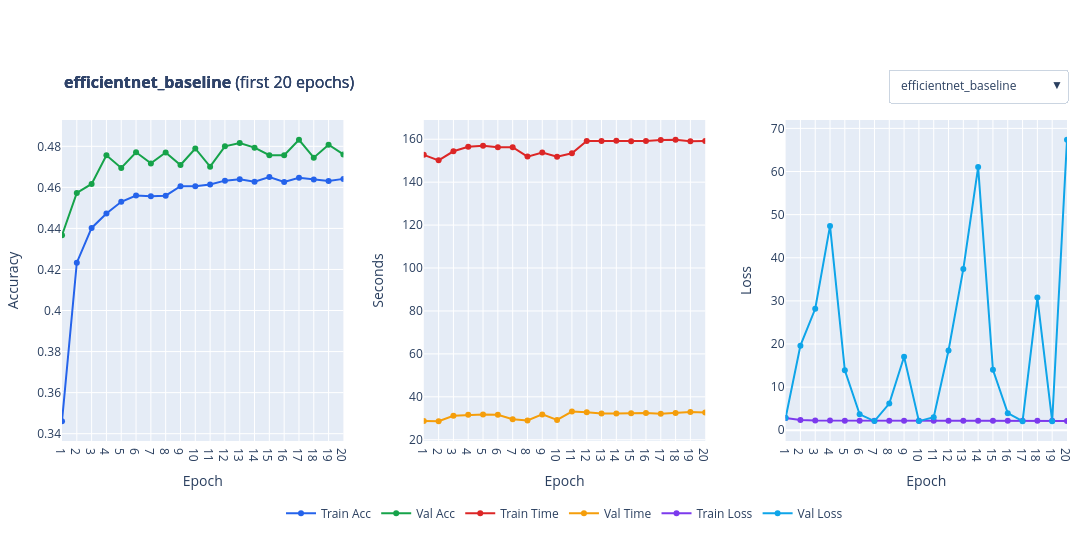
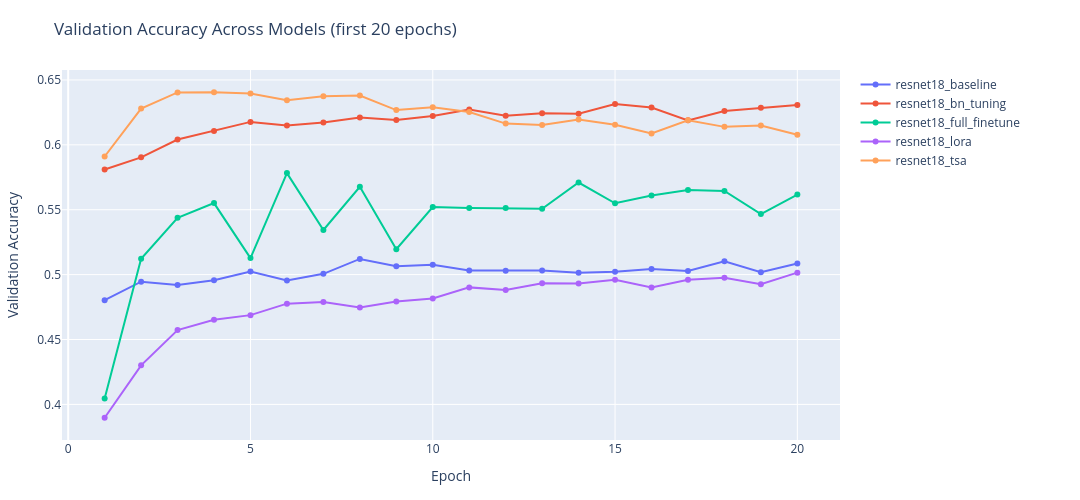
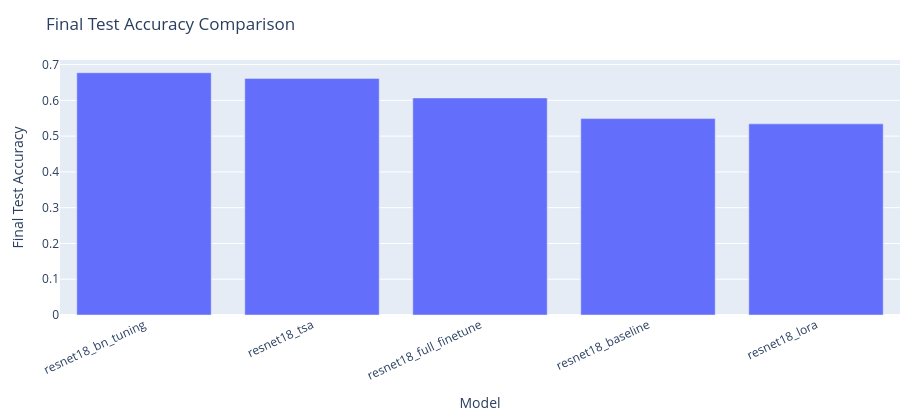
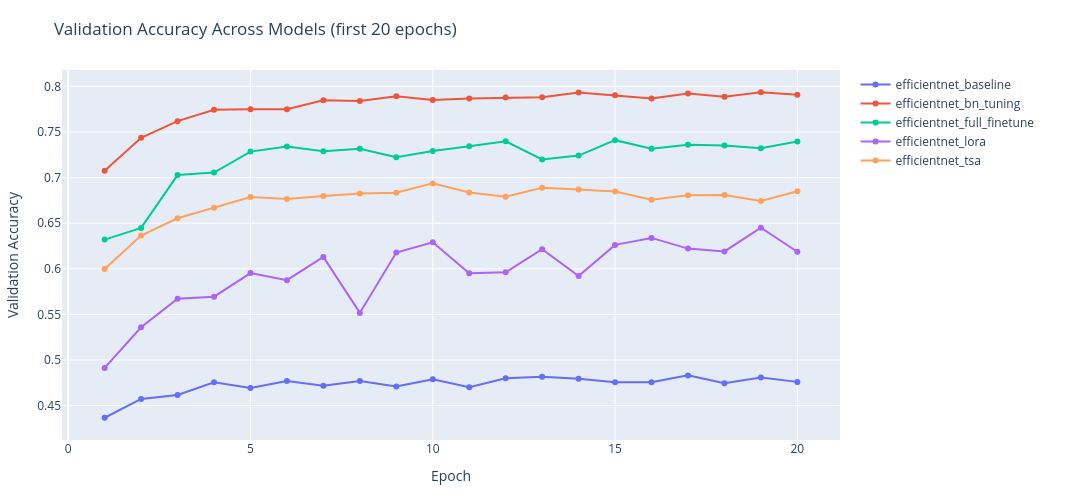

The notebook cell saved with these charts, in order:
### Markdown cell above
## Step 3.5) Epoch Dynamics + Final Test Comparison

### Code cell
training_log_paths = [p for p in latest_df["training_run_log"].dropna().tolist() if Path(str(p)).exists()]
_ = show_model_epoch_dynamics_paginated_interactive(training_log_paths, max_epochs=20, page_size=1)
for family_label in MODEL_FAMILY_ORDER:
    family_training_log_paths = model_groups[family_label]["training_log_paths"]
    display(Markdown(f"### {family_label} ({len(family_training_log_paths)} experiments)"))
    _ = plot_val_accuracy_all_models_interactive(family_training_log_paths, max_epochs=20)
    _ = plot_final_test_accuracy_model_comparison_interactive(family_training_log_paths)
